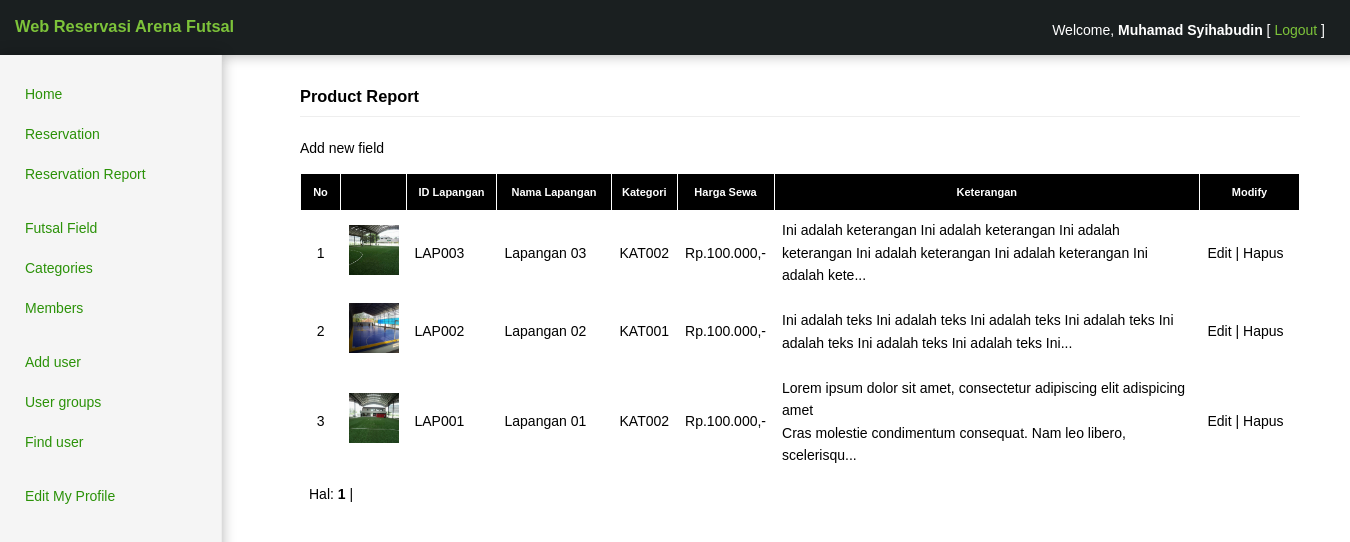
The page /admin/admin.php?p=lapangan_l (signed in) on the database its author committed.
### tables this page shows
CREATE TABLE IF NOT EXISTS `lapangan` (
  `id_lapangan` varchar(6) NOT NULL,
  `nm_lapangan` varchar(100) NOT NULL,
  `gambar` varchar(100) NOT NULL,
  `keterangan` text NOT NULL,
  `id_kategori` varchar(6) NOT NULL,
  `harga` double NOT NULL,
  `id` int(3) NOT NULL AUTO_INCREMENT,
  PRIMARY KEY (`id`)
);

### lib/inc.librari.php (called while the page is built, shortened)
<?php
function format_angka($angka) {
	$hasil =  number_format($angka,0, ",",".");
	return $hasil;
}
?>

### admin/modul/lapangan_l.php (the view, shortened to what this page needs)
<h3 class="page-header"> <a href="?p=lapangan"> Product Report </a></h3>
<p><a href="?p=lapangan">Add new field</a></p>
    <?php
    include "../lib/class_paging.php";
    include "../lib/inc.librari.php";
    $p = new Paging;
    $batas = 10;
    $posisi = $p->cariPosisi($batas);
    $tabel = "lapangan";
    $query="SELECT * FROM $tabel ORDER BY id DESC LIMIT $posisi,$batas";
    $hasil=mysql_query($query);
    $i = $posisi+1;
    ?>
    <table>
        <thead>
        <tr>
            <th scope=col style="width: 25px;">No</th>
            <th scope=col></th>
            <th scope=col style="width: 75px;">ID Lapangan</th>
            <th scope=col style="width: 100px;">Nama Lapangan</th>
            <th scope=col>Kategori</th>
            <th scope=col>Harga Sewa</th>
            <th scope=col>Keterangan</th>
            <th scope=col style="width: 85px;">Modify</th>
        </tr>
        </thead>
        <tbody>
        <?php
        while ($data=mysql_fetch_array($hasil)){
        ?>
        <tr>
            <td align=center><?php echo $i;?></td>
            <td><img src="img/image/<?php echo $data['gambar'];?>" width="50" height="50"></td>
            <td><?php echo $data['id_lapangan'];?></td>
            <td><?php echo $data['nm_lapangan'];?></td>
            <td><?php echo $data['id_kategori'];?></td>
            <td>Rp.<?php echo format_angka($data['harga']);?>,-</td>
            <td><?php echo substr($data['keterangan'], 0,150);?>...</td>
            <td>
                <a href="admin.php?p=lapangan_e&id=<?php echo $data['id'];?>" title=Edit> Edit |</a>
                <a href="admin.php?p=delete&id=<?php echo $data['id'];?>&tabel=<?php echo $tabel;?>" onClick="return confirm('Anda yakin ingin menghapus <?php echo $data[kategori]; ?> ?')" title=Delete> Hapus </a>
            </td>
        </tr>
        <?php        $i++;        }        ?>
        <tr>
            <td colspan=4>
                <?php
                $jmldata = mysql_num_rows(mysql_query("SELECT * FROM $tabel"));
                $jmlhalaman = $p->jumlahHalaman($jmldata, $batas);
                $linkHalaman = $p->navHalaman($_GET[halaman], $jmlhalaman);
                echo "Hal: $linkHalaman";
                ?>
            </td>
        </tr>
        </tbody> </table>

### admin/css/style-admin.css (style rules this page uses)
body { font-family: 'Lucida Grande', Tahoma, Verdana, sans-serif; font-size: .875em; line-height: 1.6em; color: #000; margin: 0; }
a { color: #000; text-decoration: none; }
.page-header { padding-bottom:9px; margin:20px 0 20px; border-bottom:1px solid #eee; }
.page-header a { color: #000; text-decoration: none; }
table { border-collapse: collapse; margin: 0; width: 100%; }
table th { background-color: #000; color: #fff; border-left: 1px solid #ffffff; border-right: 1px solid #ffffff; font-size: 11px; font-weight: bold; padding: 7px; }
table tr { border-left: 1px solid #ffffff; border-right: 1px solid #ffffff; }
table td { border-bottom: 1px solid #ffffff; border-top: 1px solid #ffffff; color: #000; padding: 8px; }

### rows shown on the page
lapangan: gambar (picture), id_lapangan "LAP003", nm_lapangan "Lapangan 03", id_kategori "KAT002", harga "100.000", keterangan "Ini adalah keterangan Ini adalah keterangan Ini adalah keterangan Ini adalah keterangan Ini adalah keterangan Ini adalah kete"
lapangan: gambar (picture), id_lapangan "LAP002", nm_lapangan "Lapangan 02", id_kategori "KAT001", harga "100.000", keterangan "Ini adalah teks Ini adalah teks Ini adalah teks Ini adalah teks Ini adalah teks Ini adalah teks Ini adalah teks Ini"
lapangan: gambar (picture), id_lapangan "LAP001", nm_lapangan "Lapangan 01", id_kategori "KAT002", harga "100.000", keterangan "Lorem ipsum dolor sit amet, consectetur adipiscing elit adispicing amet Cras molestie condimentum consequat. Nam leo libero, scelerisqu"

### other values the page prints
$_SESSION[nma_lengkap] "Muhamad Syihabudin"
